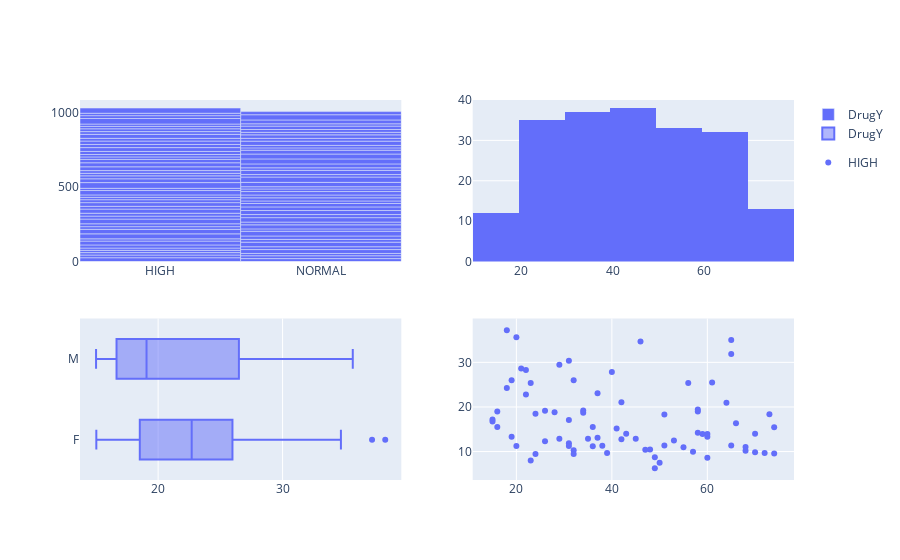

The code cell stored with this chart in its notebook:
### Code cell
fig1 = px.bar(df2, x='Cholesterol', y='Na_to_K', color='Drug')
fig2 = px.histogram(df2, x='Age', nbins=10)
fig3 = px.box(df2, x='Na_to_K', y='Sex', color='Drug')
fig4 = px.scatter(df2, x='Age', y='Na_to_K', color='BP')

fig = make_subplots(rows=2, cols=2)

fig.add_trace(fig1.data[0], row=1, col=1)
fig.add_trace(fig2.data[0], row=1, col=2)
fig.add_trace(fig3.data[0], row=2, col=1)
fig.add_trace(fig4.data[0], row=2, col=2)

fig.show()

### Figure 1 — Plotly figure (JSON) as saved in the notebook; plotly's stock layout.template omitted (floating-point values rounded to 4 significant figures; data arrays with more than 128 entries replaced by an {"elided": "..."} marker saying what was removed)
{"data": [{"alignmentgroup": "True", "hovertemplate": "Drug=DrugY<br>Cholesterol=%{x}<br>Na_to_K=%{y}<extra></extra>", "legendgroup": "DrugY", "marker": {"color": "#636efa", "pattern": {"shape": ""}}, "name": "DrugY", "offsetgroup": "DrugY", "orientation": "v", "showlegend": true, "textposition": "auto", "type": "bar", "x": ["HIGH", "HIGH", "HIGH", "HIGH", "NORMAL", "NORMAL", "HIGH", "HIGH", "NORMAL", "NORMAL", "NORMAL", "HIGH", "NORMAL", "HIGH", "HIGH", "NORMAL", "HIGH", "NORMAL", "HIGH", "NORMAL", "HIGH", "NORMAL", "HIGH", "HIGH", "HIGH", "NORMAL", "NORMAL", "HIGH", "HIGH", "NORMAL", "NORMAL", "NORMAL", "HIGH", "NORMAL", "HIGH", "NORMAL", "NORMAL", "NORMAL", "NORMAL", "HIGH", "NORMAL", "NORMAL", "HIGH", "NORMAL", "HIGH", "NORMAL", "HIGH", "HIGH", "HIGH", "NORMAL", "NORMAL", "NORMAL", "HIGH", "HIGH", "HIGH", "HIGH", "HIGH", "NORMAL", "HIGH", "HIGH", "NORMAL", "HIGH", "NORMAL", "HIGH", "NORMAL", "HIGH", "HIGH", "NORMAL", "NORMAL", "NORMAL", "HIGH", "NORMAL", "NORMAL", "HIGH", "HIGH", "NORMAL", "NORMAL", "NORMAL", "HIGH", "HIGH", "HIGH", "HIGH", "NORMAL", "NORMAL", "HIGH", "NORMAL", "NORMAL", "NORMAL", "HIGH", "HIGH", "HIGH"], "xaxis": "x", "y": [25.36, 18.04, 16.27, 15.17, 19.37, 19.2, 15.38, 20.94, 15.52, 25.97, 19.13, 25.92, 30.57, 15.04, 33.49, 18.81, 30.37, 22.7, 17.95, 31.88, 19.22, 15.79, 31.69, 19.8, 19.42, 27.18, 18.46, 27.83, 18.7, 29.88, 20.69, 27.05, 24.66, 24.28, 19.68, 22.91, 17.07, 20.91, 19.16, 15.48, 23.09, 17.21, 16.59, 15.16, 29.45, 29.27, 15.02, 38.25, 25.39, 35.64, 16.73, 28.29, 20.01, 16.85, 18.3, 25.48, 27.06, 17.21, 22.46, 16.75, 25.97, 16.35, 33.54, 20.49, 32.92, 25.79, 21.04, 25.74, 15.44, 16.72, 22.96, 28.63, 19.01, 18.3, 26.64, 23.0, 17.23, 18.74, 18.35, 19.01, 15.97, 15.89, 22.82, 15.49, 37.19, 25.89, 35.0, 20.93, 18.99, 16.31, 34.69], "yaxis": "y"}, {"alignmentgroup": "True", "bingroup": "x", "hovertemplate": "Age=%{x}<br>count=%{y}<extra></extra>", "legendgroup": "", "marker": {"color": "#636efa", "pattern": {"shape": ""}}, "name": "", "nbinsx": 10, "offsetgroup": "", "orientation": "v", "showlegend": false, "type": "histogram", "x": {"elided": "200 int values"}, "xaxis": "x2", "yaxis": "y2"}, {"alignmentgroup": "True", "hovertemplate": "Drug=DrugY<br>Na_to_K=%{x}<br>Sex=%{y}<extra></extra>", "legendgroup": "DrugY", "marker": {"color": "#636efa"}, "name": "DrugY", "notched": false, "offsetgroup": "DrugY", "orientation": "h", "showlegend": true, "type": "box", "x": [25.36, 18.04, 16.27, 15.17, 19.37, 19.2, 15.38, 20.94, 15.52, 25.97, 19.13, 25.92, 30.57, 15.04, 33.49, 18.81, 30.37, 22.7, 17.95, 31.88, 19.22, 15.79, 31.69, 19.8, 19.42, 27.18, 18.46, 27.83, 18.7, 29.88, 20.69, 27.05, 24.66, 24.28, 19.68, 22.91, 17.07, 20.91, 19.16, 15.48, 23.09, 17.21, 16.59, 15.16, 29.45, 29.27, 15.02, 38.25, 25.39, 35.64, 16.73, 28.29, 20.01, 16.85, 18.3, 25.48, 27.06, 17.21, 22.46, 16.75, 25.97, 16.35, 33.54, 20.49, 32.92, 25.79, 21.04, 25.74, 15.44, 16.72, 22.96, 28.63, 19.01, 18.3, 26.64, 23.0, 17.23, 18.74, 18.35, 19.01, 15.97, 15.89, 22.82, 15.49, 37.19, 25.89, 35.0, 20.93, 18.99, 16.31, 34.69], "x0": " ", "xaxis": "x3", "y": ["F", "F", "F", "M", "M", "F", "M", "F", "F", "F", "M", "M", "M", "F", "F", "F", "M", "F", "M", "F", "F", "M", "M", "F", "F", "M", "F", "M", "M", "F", "M", "F", "M", "F", "F", "F", "M", "M", "F", "M", "F", "F", "M", "M", "F", "F", "M", "F", "F", "M", "F", "M", "M", "M", "M", "F", "M", "M", "M", "F", "F", "M", "M", "F", "M", "M", "F", "F", "M", "M", "M", "F", "M", "M", "F", "F", "F", "F", "F", "M", "M", "F", "F", "F", "F", "F", "M", "M", "M", "M", "F"], "y0": " ", "yaxis": "y3"}, {"hovertemplate": "BP=HIGH<br>Age=%{x}<br>Na_to_K=%{y}<extra></extra>", "legendgroup": "HIGH", "marker": {"color": "#636efa", "symbol": "circle"}, "mode": "markers", "name": "HIGH", "orientation": "v", "showlegend": true, "type": "scatter", "x": [23, 34, 16, 43, 32, 28, 31, 74, 65, 32, 58, 37, 58, 24, 68, 65, 40, 34, 24, 60, 29, 18, 70, 31, 36, 26, 19, 60, 38, 59, 37, 41, 29, 56, 20, 15, 31, 45, 22, 72, 50, 51, 32, 61, 15, 53, 19, 66, 42, 55, 35, 51, 49, 60, 74, 39, 26, 49, 68, 31, 57, 21, 16, 20, 42, 73, 48, 22, 36, 18, 70, 47, 65, 64, 58, 23, 46], "xaxis": "x4", "y": [25.36, 19.2, 15.52, 13.97, 25.97, 18.81, 30.37, 9.567, 31.88, 9.445, 14.24, 13.09, 19.42, 18.46, 10.19, 11.34, 27.83, 18.7, 9.475, 13.3, 12.86, 24.28, 13.97, 17.07, 11.2, 19.16, 13.31, 13.93, 11.33, 13.94, 23.09, 15.16, 29.45, 25.39, 35.64, 16.73, 11.87, 12.85, 28.29, 9.677, 7.49, 18.3, 10.29, 25.48, 17.21, 12.49, 25.97, 16.35, 21.04, 10.98, 12.89, 11.34, 6.269, 8.621, 15.44, 9.664, 12.31, 8.7, 11.01, 11.23, 9.945, 28.63, 19.01, 11.26, 12.77, 18.35, 10.45, 22.82, 15.49, 37.19, 9.849, 10.4, 35.0, 20.93, 18.99, 8.011, 34.69], "yaxis": "y4"}], "layout": {"xaxis": {"anchor": "y", "domain": [0, 0.45]}, "xaxis2": {"anchor": "y2", "domain": [0.55, 1]}, "xaxis3": {"anchor": "y3", "domain": [0, 0.45]}, "xaxis4": {"anchor": "y4", "domain": [0.55, 1]}, "yaxis": {"anchor": "x", "domain": [0.575, 1]}, "yaxis2": {"anchor": "x2", "domain": [0.575, 1]}, "yaxis3": {"anchor": "x3", "domain": [0, 0.425]}, "yaxis4": {"anchor": "x4", "domain": [0, 0.425]}}}
